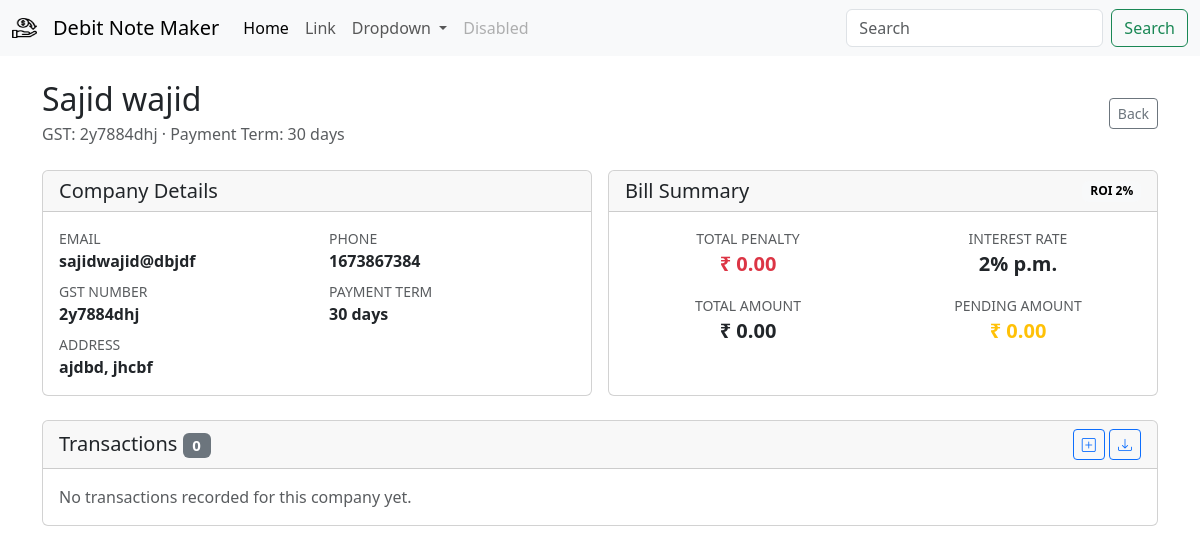
The app's page /party/7/transactions, older data.
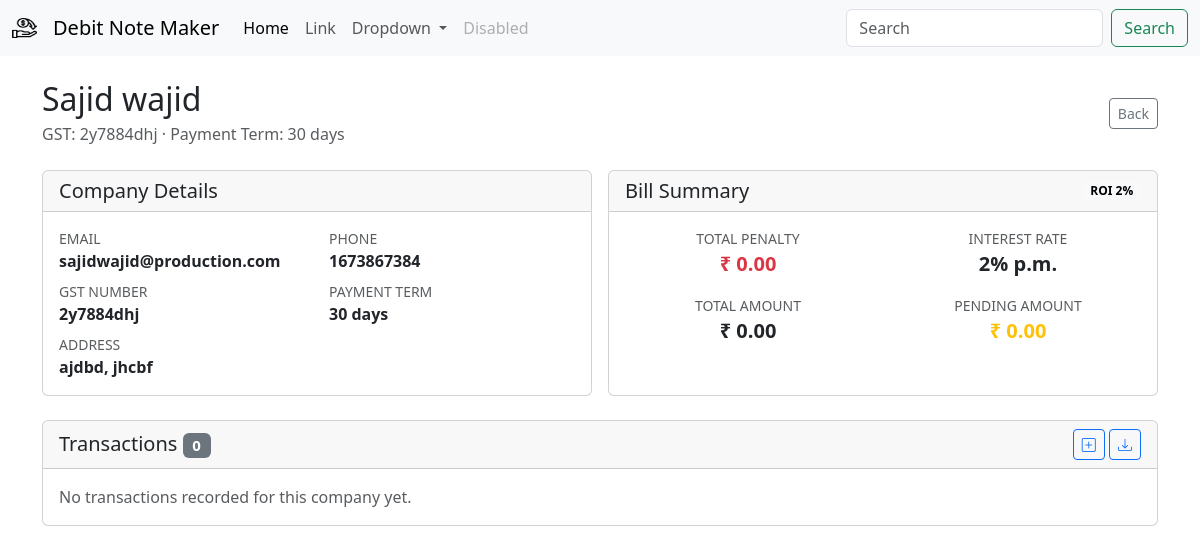
The same page, newer data.
### db/models/company.py (models this page shows)
class Company(Base):
    __tablename__ = "companies"
    id = Column(Integer, primary_key=True, index=True)
    name = Column(String, unique=False, index=False, nullable=False)
    gst_number = Column(String, unique=True, index=True, nullable=False)
    email =  Column(String, nullable=True)
    phone_number = Column(String, nullable=True)
    payment_term_days = Column(Integer, nullable=False, default=30)
    address = Column(String, nullable=True)
    created_at = Column(DateTime, default=datetime.now)
    bills = relationship("Bill", back_populates="company", cascade="all, delete-orphan")

### app/v1/bills.py (the view)
@router.get("/{company_id}/transactions")
def company_transaction(request: Request,company_id:int, db=Depends(get_db)):
    company =company_api.get_company(id=company_id, db=db)
    transactions_df=create_transactions_for_company(company=company,roi=2)
    total_penalty=sum([tx["penalty"] for tx in transactions_df])
    total_pending=sum([tx["pending_amount"] for tx in transactions_df])
    context = {"request": request,
        "company":CompanyShow.model_validate(company),
        "bill":{
        "transactions":transactions_df,
        "total_penalty":total_penalty,
        "pending_amount":total_pending,
        "total_amount":total_penalty+total_pending    ,
        "interest":2
     }}
    return templates.TemplateResponse("company/company_transactions.html",context)

### template/company/company_transactions.html (shortened to what the changed rows need)
{% extends "base.html" %}  {% block content %} {% set transactions = bill.transactions if
bill and bill.transactions is defined else [] %} {% set transaction_count =
(transactions | selectattr('amount_paid', 'gt', 0) | list | length) %} {% set
mdash = "&mdash;"|safe %}
<div class="container py-4">
  <div
    class="d-flex flex-column flex-md-row justify-content-between align-items-md-center mb-4"
  >
    <div>
      <h2 class="mb-1">{{ company.name }}</h2>
      <p class="text-muted mb-0">
        GST: {% if company.gst_number %} {{ company.gst_number }} {% else %}
        &mdash; {% endif %} &middot; Payment Term: {{ company.payment_term_days
        }} days
      </p>
    </div>
  </div>
  <div class="row g-3 mb-4">
    <div class="col-lg-6">
      <div class="card h-100">
        <div class="card-body">
          <div class="row gy-2">
            <div class="col-sm-6">
              <small class="text-muted text-uppercase d-block">Email</small>
              <span class="fw-semibold">
                {% if company.email %} {{ company.email }} {% else %} &mdash; {%
                endif %}
              </span>
            </div>
            <div class="col-sm-6">
              <small class="text-muted text-uppercase d-block">Phone</small>
              <span class="fw-semibold">
                {% if company.phone_number %} {{ company.phone_number }} {% else
                %} &mdash; {% endif %}
              </span>
            </div>
            <div class="col-sm-6">
              <small class="text-muted text-uppercase d-block"
                >GST Number</small
              >
              <span class="fw-semibold">
                {% if company.gst_number %} {{ company.gst_number }} {% else %}
                &mdash; {% endif %}
              </span>
            </div>
            {% if company.address %}
            <div class="col-12">
              <small class="text-muted text-uppercase d-block">Address</small>
              <span class="fw-semibold">{{ company.address }}</span>
            </div>
            {% endif %}
          </div>
        </div>
      </div>
    </div>
  </div>
</div>
{% include 'transactions/edit_transaction_modal.html' %} {% endblock %}

Row changes from the older to the newer data that the page shows:
changed Company "Sajid wajid": email "sajidwajid@dbjdf" → "sajidwajid@production.com"
